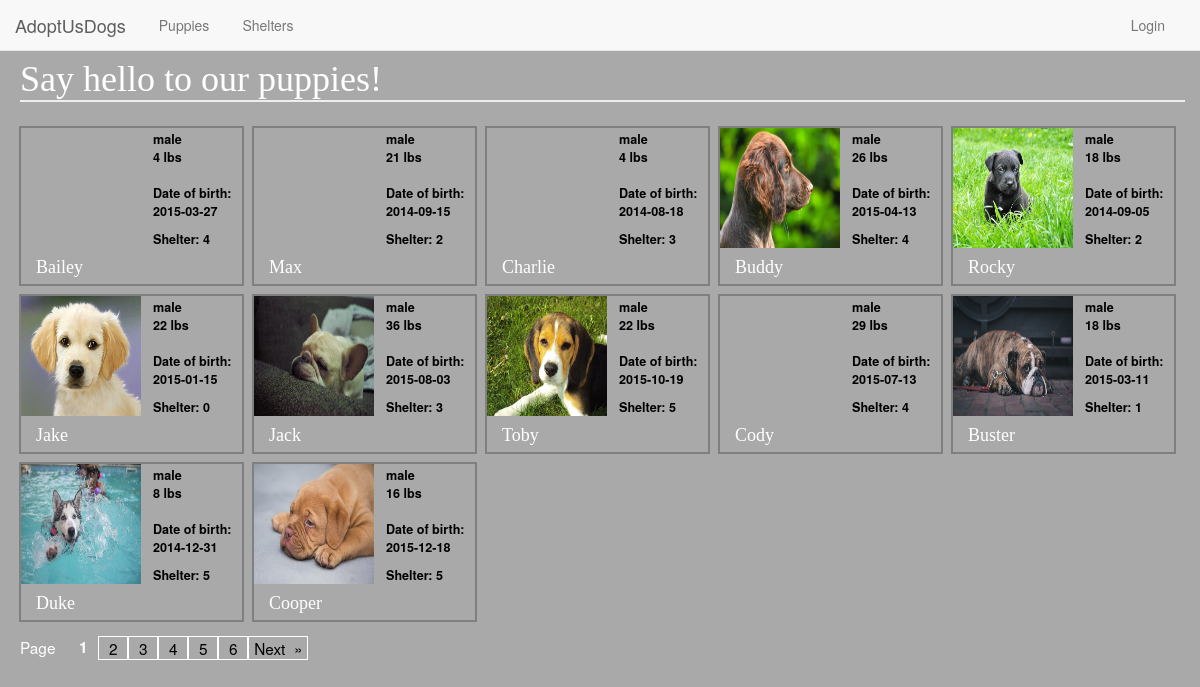
Screenshot of /puppies/ with the database file from the repository.
### puppies/puppies_setup.py (models this page shows, shortened)
class Puppy(Base):
    __tablename__ = 'puppy'
    id          = Column(Integer, primary_key=True)
    name        = Column(String(50), nullable=False)
    gender      = Column(String(6), nullable = False)
    dateOfBirth = Column(Date)
    weight      = Column(Numeric(10))
    shelter_id  = Column(Integer, ForeignKey('shelter.id'))
    user_id     = Column(Integer, ForeignKey('user.id'), default = 0)
    adopters    = relationship('Adopter', secondary = 'puppy_adopters')
    user        = relationship('User')

### puppies/views.py (the view)
@app.route('/', defaults={'page': 1})
@app.route('/puppies/', defaults={'page': 1})
@app.route('/puppies/page/<int:page>/')
def puppies(page):
    count = session.query(Puppy).count()
    a=((page-1)*PUPPIES_PER_PAGE)
    b=(page*PUPPIES_PER_PAGE)
    puppies = session.query(Puppy).all()[a:b]
    if not puppies and page !=1:
        abort(404)
    pagination = Pagination(page, PUPPIES_PER_PAGE, count)
    for puppy in puppies:
        puppy.weight = int(puppy.weight)
    return render_template ('puppies.html', puppies=puppies,
        pagination=pagination, login_session=login_session)

### puppies/models.py (called while the page is built)
    @property
    def pages(self):
        return int(ceil(self.total_count / float(self.per_page)))

    @property
    def has_next(self):
        return self.page < self.pages

    def iter_pages(self, left_edge=2, left_current=2,
                   right_current=5, right_edge=2):
        last = 0
        for num in xrange(1, self.pages + 1):
            if num <= left_edge or \
               (num > self.page - left_current - 1 and \
                num < self.page + right_current) or \
               num > self.pages - right_edge:
                if last + 1 != num:
                    yield None
                yield num
                last = num

### puppies/templates/puppies.html (shortened to what this page needs)
<!DOCTYPE html>
<html>
<head>
    <link rel="stylesheet" type="text/css" href="{{ url_for('static', filename='css/bootstrap.min.css') }}">
    <link rel="stylesheet" type="text/css" href="{{ url_for('static', filename='css/styles.css') }}">
</head>
<body>
  <nav class="navbar navbar-default navbar-fixed-top">
    <div class="container-fluid">
      <div class="navbar-header">
        <a class="navbar-brand" href="/puppies">AdoptUsDogs</a>
        </div>
        <div class="collapse navbar-collapse" id="topFixedNavbar1">
            <ul class="nav navbar-nav navbar-left">
              <li role="presentation" class="dropdown">
               <a class="dropdown-toggle" data-toggle="dropdown" href="" role="button" aria-haspopup="true" aria-expanded="false">
       Puppies</a>
              </li>
              <li role="presentation" class="dropdown">
               <a class="dropdown-toggle" data-toggle="dropdown" href="" role="button" aria-haspopup="true" aria-expanded="false">
       Shelters </a>
              </li>
            </ul>
            <ul class="nav navbar-nav navbar-right">
                  {% if login_session['username'] %}
          <li><a href="{{url_for('gdisconnect')}}">Logout</a></li>
          <li><img src={{login_session['picture']}} + " style = 'width: 40px; height: 40px; margin: 5px;'" /></li>
                  {% else %}
          <li role="presentation" class = "dropdown">
            <a href="#" class="dropdown-toggle" data-toggle="dropdown"><span style="margin-right:20px;" aria-hidden="true">Login</span></a>
          </li>
                {% endif %}
       </ul>
     </div>
    </div>
  </nav>
<div class="wrapper">
<div class="container-fluid">
<h1>Say hello to our puppies!</h1><br />
{% for puppy in puppies %}
<div class='pup' id='pup{{puppy.id}}'>
<div class='name'><h4>{{puppy.name}}</h4></div>
<p>{{puppy.gender}}<br />
{{puppy.weight}} lbs<br /><br />
Date of birth:<br />
{{puppy.dateOfBirth}}</p>
<p>Shelter: {{puppy.shelter_id}}</p>
</div>
{% endfor %}
<div class='pages'>
<div class="ellipsis" style="border:none; color: #FFFFFF;">Page &nbsp;&nbsp;</div>
{% for page in pagination.iter_pages() %}
    {% if page %}
      {% if page != pagination.page %}
<div class="box"><a href="{{ url_for('puppies', page=page) }}">{{ page }}</a></div>
      {% else %}
    <strong class="box" style="border:none; color: #FFFFFF;">{{ page }}</strong>
      {% endif %}
    {% else %}
    <span class='ellipsis'>…</span>
    {% endif %}
  {% endfor %}
  {% if pagination.has_next %}
<div class="box2"><a href="{{ url_for('puppies', page=pagination.page + 1)}}">Next &nbsp;&raquo;</a></div>
  {% endif %}
</div>
</div>
</div>
</body>
</html>

### puppies/static/css/styles.css (style rules this page uses)
body { background-color: #A9A9A9; }
h1, h2, h3, h4 { color: #FFFFFF; margin: 0 0 0 5px; }
h1, h2 { font-family: 'Georgia', serif; }
h1 { border-bottom: 2px solid #eee; }
p, dd, dt { color: white; }
.box { height: 24px; width: 30px; background-color: #A9A9A9; color: white; border: 1px solid white; float: left; text-align: center; }
.box2 { height: 24px; width: 60px; background-color: #A9A9A9; color: white; border: 1px solid white; float: left; text-align: center; }
.dropdown { margin-left: 3px; }
.ellipsis { float: left; }
.name { position: absolute; bottom: 6px; left: 10px; padding: 0px; font-family: 'Georgia', serif; }
.pages { color: white; font-size: 1.1em; clear: both; margin-left: 5px; padding-top: 10px; }
.pages a { color: black; }
.pup { float: left; width: 225px; font-family:Gotham, 'Helvetica Neue', Helvetica, Arial, sans-serif; font-weight: bold; height: 160px; margin: 4px; border: 2px solid grey; padding: 2px; position: relative; text-align: left; color: black; }
.pup p { margin-left: 130px; font-size: 0.9em; color: black; }
.wrapper { padding-top: 60px; }

### rows the page displays
Puppy: name "Bailey", gender "male", weight "4", dateOfBirth "2015-03-27", shelter_id "4"
Puppy: name "Max", gender "male", weight "21", dateOfBirth "2014-09-15", shelter_id "2"
Puppy: name "Charlie", gender "male", weight "4", dateOfBirth "2014-08-18", shelter_id "3"
Puppy: shows a picture, name "Buddy", gender "male", weight "26", dateOfBirth "2015-04-13", shelter_id "4"
Puppy: shows a picture, name "Rocky", gender "male", weight "18", dateOfBirth "2014-09-05", shelter_id "2"
Puppy: shows a picture, name "Jake", gender "male", weight "22", dateOfBirth "2015-01-15", shelter_id "0"
Puppy: shows a picture, name "Jack", gender "male", weight "36", dateOfBirth "2015-08-03", shelter_id "3"
Puppy: shows a picture, name "Toby", gender "male", weight "22", dateOfBirth "2015-10-19", shelter_id "5"
Puppy: name "Cody", gender "male", weight "29", dateOfBirth "2015-07-13", shelter_id "4"
Puppy: shows a picture, name "Buster", gender "male", weight "18", dateOfBirth "2015-03-11", shelter_id "1"
Puppy: shows a picture, name "Duke", gender "male", weight "8", dateOfBirth "2014-12-31", shelter_id "5"
Puppy: shows a picture, name "Cooper", gender "male", weight "16", dateOfBirth "2015-12-18", shelter_id "5"

### other values shown
{{ page }} "1"
{{ page }} "2" "3" "4" "5" "6"
